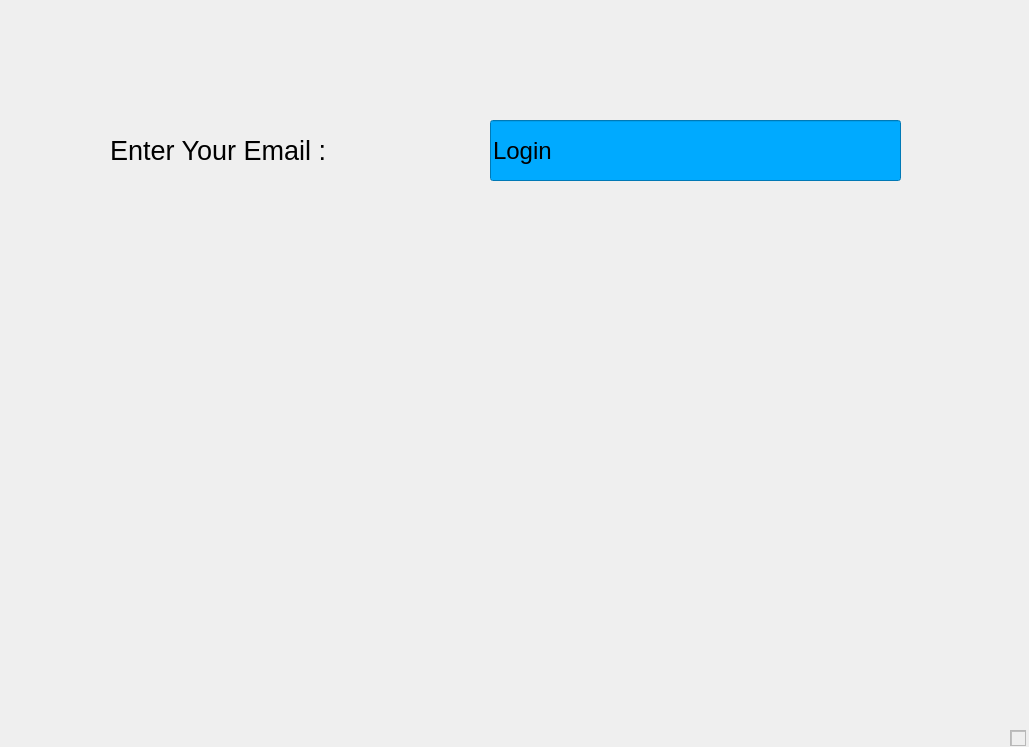
<?xml version="1.0" encoding="UTF-8"?>
<ui version="4.0">
 <class>Login</class>
 <widget class="QDialog" name="Login">
  <property name="geometry">
   <rect>
    <x>0</x>
    <y>0</y>
    <width>1029</width>
    <height>747</height>
   </rect>
  </property>
  <property name="windowTitle">
   <string>Dialog</string>
  </property>
  <widget class="QLabel" name="label_2">
   <property name="geometry">
    <rect>
     <x>110</x>
     <y>120</y>
     <width>241</width>
     <height>61</height>
    </rect>
   </property>
   <property name="font">
    <font>
     <pointsize>20</pointsize>
    </font>
   </property>
   <property name="text">
    <string>Enter Your Email :</string>
   </property>
  </widget>
  <widget class="QLineEdit" name="emailEdit">
   <property name="geometry">
    <rect>
     <x>490</x>
     <y>120</y>
     <width>411</width>
     <height>61</height>
    </rect>
   </property>
   <property name="font">
    <font>
     <pointsize>18</pointsize>
    </font>
   </property>
   <property name="layoutDirection">
    <enum>Qt::LeftToRight</enum>
   </property>
   <property name="styleSheet">
    <string notr="true">background-color: rgb(0, 170, 255);
color: rgb(0, 0, 0);</string>
   </property>
   <property name="text">
    <string>Login</string>
   </property>
  </widget>
  <widget class="QTextEdit" name="ted">
   <property name="geometry">
    <rect>
     <x>1010</x>
     <y>730</y>
     <width>16</width>
     <height>16</height>
    </rect>
   </property>
   <property name="styleSheet">
    <string notr="true"/>
   </property>
  </widget>
  <widget class="QLabel" name="membernotFound">
   <property name="geometry">
    <rect>
     <x>490</x>
     <y>185</y>
     <width>411</width>
     <height>21</height>
    </rect>
   </property>
   <property name="font">
    <font>
     <pointsize>12</pointsize>
     <bold>true</bold>
    </font>
   </property>
   <property name="styleSheet">
    <string notr="true">color: rgb(255, 0, 0);</string>
   </property>
   <property name="text">
    <string/>
   </property>
   <property name="alignment">
    <set>Qt::AlignCenter</set>
   </property>
  </widget>
  <widget class="QLabel" name="wrongpass">
   <property name="geometry">
    <rect>
     <x>490</x>
     <y>280</y>
     <width>411</width>
     <height>21</height>
    </rect>
   </property>
   <property name="font">
    <font>
     <pointsize>12</pointsize>
    </font>
   </property>
   <property name="text">
    <string/>
   </property>
  </widget>
  <widget class="QLabel" name="timeout">
   <property name="geometry">
    <rect>
     <x>560</x>
     <y>510</y>
     <width>251</width>
     <height>51</height>
    </rect>
   </property>
   <property name="font">
    <font>
     <pointsize>12</pointsize>
    </font>
   </property>
   <property name="text">
    <string/>
   </property>
  </widget>
 </widget>
 <resources/>
 <connections/>
</ui>
